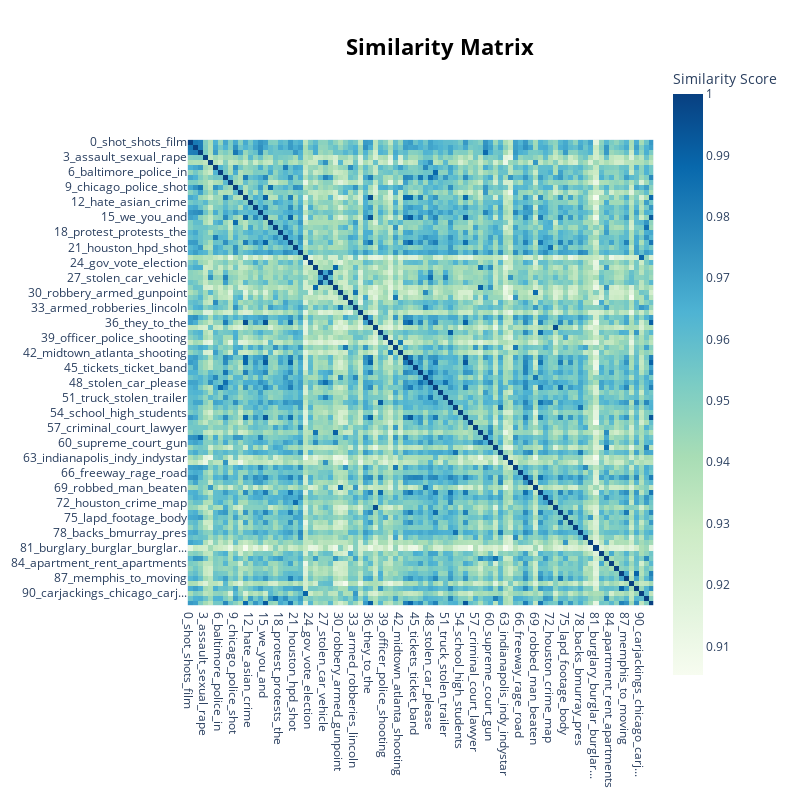

This figure's notebook cell:
### Code cell
topic_heatmap = topic_model.visualize_heatmap()
topic_heatmap.write_html(file_path + "figures/topic_heatmap.html")
topic_heatmap

### Figure 1 — Plotly figure (JSON) as saved in the notebook; plotly's stock layout.template omitted (floating-point values rounded to 4 significant figures; data arrays with more than 128 entries replaced by an {"elided": "..."} marker saying what was removed)
{"data": [{"coloraxis": "coloraxis", "hovertemplate": "x: %{x}<br>y: %{y}<br>Similarity Score: %{z}<extra></extra>", "name": "0", "type": "heatmap", "x": ["0_shot_shots_film", "1_gunshots_anyone_fireworks", "2_shooting_shot_dead", "3_assault_sexual_rape", "4_stolen_thief_theft", "5_nypd_shot_brooklyn", "6_baltimore_police_in", "7_car_stolen_my", "8_dog_cat_dogs", "9_chicago_police_shot", "10_stabbed_death_man", "11_me_was_he", "12_hate_asian_crime", "13_vaccine_covid_governor", "14_old_year_shot", "15_we_you_and", "16_chicago_violence_crime", "17_crime_rate_is", "18_protest_protests_the", "19_york_nyc_new", "20_area_is_to", "21_houston_hpd_shot", "22_prosecutors_cwb_chicago", "23_carjacking_carjackings_a...", "24_gov_vote_election", "25_gun_ranges_shoot", "26_bike_stolen_bikes", "27_stolen_car_vehicle", "28_bike_bikes_stolen", "29_gun_guns_store", "30_robbery_armed_gunpoint", "31_murder_suicide_murders", "32_subway_brooklyn_station", "33_armed_robberies_lincoln", "34_deputy_sheriff_deputies", "35_podcast_murder_true", "36_they_to_the", "37_catalytic_converter_theft", "38_louis_st_county", "39_officer_police_shooting", "40_atlanta_crime_buckhead", "41_murder_guilty_suspect", "42_midtown_atlanta_shooting", "43_said_he_was", "44_the_of_that", "45_tickets_ticket_band", "46_phone_my_wallet", "47_bronx_robbed_robbery", "48_stolen_car_please", "49_baltimore_city_and", "50_rapper_lil_nipsey", "51_truck_stolen_trailer", "52_louis_st_cities", "53_theil_payoffs_obama", "54_school_high_students", "55_to_and_the", "56_package_packages_delivered", "57_criminal_court_lawyer", "58_gun_guns_laws", "59_killed_shot_man", "60_supreme_court_gun", "61_violence_gang_violent", "62_billion_murray_dorsey", "63_indianapolis_indy_indystar", "64_kia_hyundai_thefts", "65_charged_murder_old", "66_freeway_rage_road", "67_pm_free_comedy", "68_january_trump_audio", "69_robbed_man_beaten", "70_louis_st_stl", "71_domestic_harris_county", "72_houston_crime_map", "73_catalytic_converter_conv...", "74_detroit_is_to", "75_lapd_footage_body", "76_milwaukee_and_to", "77_adams_eric_mayor", "78_backs_bmurray_pres", "79_bond_accused_man", "80_video_shootout_shooting", "81_burglary_burglar_burglar...", "82_parking_park_station", "83_violence_gun_march", "84_apartment_rent_apartments", "85_lightfoot_lori_mayor", "86_orleans_new_nola", "87_memphis_to_moving", "88_scooter_moped_stolen", "89_orleans_new_quarter", "90_carjackings_chicago_carj...", "91_violent_crime_mayor", "92_orleans_new_you"], "xaxis": "x", "y": ["0_shot_shots_film", "1_gunshots_anyone_fireworks", "2_shooting_shot_dead", "3_assault_sexual_rape", "4_stolen_thief_theft", "5_nypd_shot_brooklyn", "6_baltimore_police_in", "7_car_stolen_my", "8_dog_cat_dogs", "9_chicago_police_shot", "10_stabbed_death_man", "11_me_was_he", "12_hate_asian_crime", "13_vaccine_covid_governor", "14_old_year_shot", "15_we_you_and", "16_chicago_violence_crime", "17_crime_rate_is", "18_protest_protests_the", "19_york_nyc_new", "20_area_is_to", "21_houston_hpd_shot", "22_prosecutors_cwb_chicago", "23_carjacking_carjackings_a...", "24_gov_vote_election", "25_gun_ranges_shoot", "26_bike_stolen_bikes", "27_stolen_car_vehicle", "28_bike_bikes_stolen", "29_gun_guns_store", "30_robbery_armed_gunpoint", "31_murder_suicide_murders", "32_subway_brooklyn_station", "33_armed_robberies_lincoln", "34_deputy_sheriff_deputies", "35_podcast_murder_true", "36_they_to_the", "37_catalytic_converter_theft", "38_louis_st_county", "39_officer_police_shooting", "40_atlanta_crime_buckhead", "41_murder_guilty_suspect", "42_midtown_atlanta_shooting", "43_said_he_was", "44_the_of_that", "45_tickets_ticket_band", "46_phone_my_wallet", "47_bronx_robbed_robbery", "48_stolen_car_please", "49_baltimore_city_and", "50_rapper_lil_nipsey", "51_truck_stolen_trailer", "52_louis_st_cities", "53_theil_payoffs_obama", "54_school_high_students", "55_to_and_the", "56_package_packages_delivered", "57_criminal_court_lawyer", "58_gun_guns_laws", "59_killed_shot_man", "60_supreme_court_gun", "61_violence_gang_violent", "62_billion_murray_dorsey", "63_indianapolis_indy_indystar", "64_kia_hyundai_thefts", "65_charged_murder_old", "66_freeway_rage_road", "67_pm_free_comedy", "68_january_trump_audio", "69_robbed_man_beaten", "70_louis_st_stl", "71_domestic_harris_county", "72_houston_crime_map", "73_catalytic_converter_conv...", "74_detroit_is_to", "75_lapd_footage_body", "76_milwaukee_and_to", "77_adams_eric_mayor", "78_backs_bmurray_pres", "79_bond_accused_man", "80_video_shootout_shooting", "81_burglary_burglar_burglar...", "82_parking_park_station", "83_violence_gun_march", "84_apartment_rent_apartments", "85_lightfoot_lori_mayor", "86_orleans_new_nola", "87_memphis_to_moving", "88_scooter_moped_stolen", "89_orleans_new_quarter", "90_carjackings_chicago_carj...", "91_violent_crime_mayor", "92_orleans_new_you"], "yaxis": "y", "z": {"elided": "93x93 float values"}}], "layout": {"coloraxis": {"colorbar": {"title": {"text": "Similarity Score"}}, "colorscale": [[0, "rgb(247,252,240)"], [0.125, "rgb(224,243,219)"], [0.25, "rgb(204,235,197)"], [0.375, "rgb(168,221,181)"], [0.5, "rgb(123,204,196)"], [0.625, "rgb(78,179,211)"], [0.75, "rgb(43,140,190)"], [0.875, "rgb(8,104,172)"], [1, "rgb(8,64,129)"]]}, "height": 800, "hoverlabel": {"bgcolor": "white", "font": {"family": "Rockwell", "size": 16}}, "legend": {"title": {"text": "Trend"}}, "margin": {"t": 60}, "showlegend": true, "title": {"font": {"color": "Black", "size": 22}, "text": "<b>Similarity Matrix</b>", "x": 0.55, "xanchor": "center", "y": 0.95, "yanchor": "top"}, "width": 800, "xaxis": {"anchor": "y", "constrain": "domain", "domain": [0, 1], "scaleanchor": "y"}, "yaxis": {"anchor": "x", "autorange": "reversed", "constrain": "domain", "domain": [0, 1]}}}
